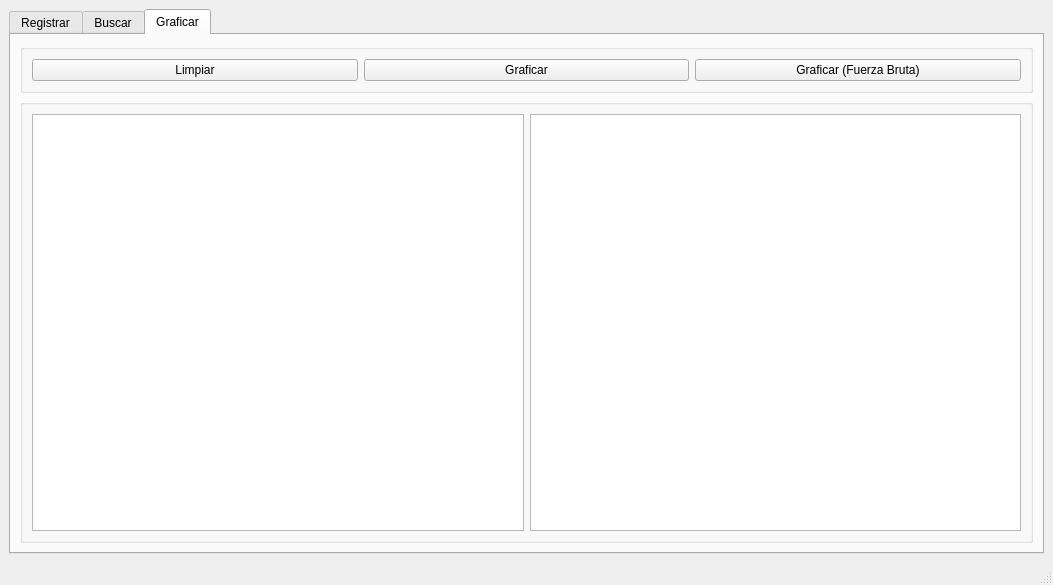
<?xml version="1.0" encoding="UTF-8"?>
<ui version="4.0">
 <class>MainWindow</class>
 <widget class="QMainWindow" name="MainWindow">
  <property name="geometry">
   <rect>
    <x>0</x>
    <y>0</y>
    <width>1053</width>
    <height>585</height>
   </rect>
  </property>
  <property name="windowTitle">
   <string>Neuronas</string>
  </property>
  <widget class="QWidget" name="centralwidget">
   <layout class="QFormLayout" name="formLayout_2">
    <item row="0" column="0" colspan="2">
     <widget class="QTabWidget" name="tabWidget">
      <property name="currentIndex">
       <number>2</number>
      </property>
      <widget class="QWidget" name="tab">
       <attribute name="title">
        <string>Registrar</string>
       </attribute>
       <layout class="QFormLayout" name="formLayout_3">
        <item row="0" column="1">
         <widget class="QGroupBox" name="groupBox_2">
          <property name="title">
           <string>Registros</string>
          </property>
          <layout class="QVBoxLayout" name="verticalLayout">
           <item>
            <widget class="QPlainTextEdit" name="plainTextEdit">
             <property name="readOnly">
              <bool>true</bool>
             </property>
            </widget>
           </item>
          </layout>
         </widget>
        </item>
        <item row="0" column="0">
         <widget class="QGroupBox" name="groupBox">
          <property name="title">
           <string>Registrar</string>
          </property>
          <layout class="QFormLayout" name="formLayout">
           <item row="0" column="0">
            <widget class="QLabel" name="label">
             <property name="text">
              <string>ID</string>
             </property>
            </widget>
           </item>
           <item row="0" column="1">
            <widget class="QSpinBox" name="id_spinBox"/>
           </item>
           <item row="1" column="0">
            <widget class="QLabel" name="label_2">
             <property name="text">
              <string>VOLTAJE</string>
             </property>
            </widget>
           </item>
           <item row="1" column="1">
            <widget class="QDoubleSpinBox" name="voltaje_doubleSpinBox"/>
           </item>
           <item row="2" column="0">
            <widget class="QLabel" name="label_3">
             <property name="text">
              <string>POS_X</string>
             </property>
            </widget>
           </item>
           <item row="2" column="1">
            <widget class="QSpinBox" name="Pos_x_spinBox_2">
             <property name="minimum">
              <number>-1000</number>
             </property>
             <property name="maximum">
              <number>1000</number>
             </property>
            </widget>
           </item>
           <item row="3" column="0">
            <widget class="QLabel" name="label_4">
             <property name="text">
              <string>POS_Y</string>
             </property>
            </widget>
           </item>
           <item row="3" column="1">
            <widget class="QSpinBox" name="Pos_y_spinBox_2">
             <property name="minimum">
              <number>-1000</number>
             </property>
             <property name="maximum">
              <number>1000</number>
             </property>
            </widget>
           </item>
           <item row="4" column="0">
            <widget class="QLabel" name="label_5">
             <property name="text">
              <string>RED</string>
             </property>
            </widget>
           </item>
           <item row="4" column="1">
            <widget class="QSpinBox" name="red_spinBox_4">
             <property name="maximum">
              <number>255</number>
             </property>
            </widget>
           </item>
           <item row="5" column="0">
            <widget class="QLabel" name="label_6">
             <property name="text">
              <string>GREEN</string>
             </property>
            </widget>
           </item>
           <item row="5" column="1">
            <widget class="QSpinBox" name="green_spinBox_5">
             <property name="maximum">
              <number>255</number>
             </property>
            </widget>
           </item>
           <item row="6" column="0">
            <widget class="QLabel" name="label_7">
             <property name="text">
              <string>BLUE</string>
             </property>
            </widget>
           </item>
           <item row="6" column="1">
            <widget class="QSpinBox" name="spinBox_6">
             <property name="maximum">
              <number>255</number>
             </property>
            </widget>
           </item>
           <item row="7" column="0" colspan="2">
            <widget class="QPushButton" name="pushButton">
             <property name="text">
              <string>INSERTAR AL INICIO</string>
             </property>
            </widget>
           </item>
           <item row="8" column="0" colspan="2">
            <widget class="QPushButton" name="pushButton_2">
             <property name="text">
              <string>INSERTAR AL FINAL</string>
             </property>
            </widget>
           </item>
           <item row="9" column="0" colspan="2">
            <widget class="QPushButton" name="pushButton_3">
             <property name="text">
              <string>MOSTRAR</string>
             </property>
            </widget>
           </item>
           <item row="10" column="0" colspan="2">
            <widget class="QPushButton" name="pushButton_4">
             <property name="text">
              <string>RESPALDO</string>
             </property>
            </widget>
           </item>
           <item row="11" column="0" colspan="2">
            <widget class="QPushButton" name="pushButton_5">
             <property name="text">
              <string>RECUPERAR</string>
             </property>
            </widget>
           </item>
           <item row="12" column="0" colspan="2">
            <widget class="QPushButton" name="pushButton_10">
             <property name="text">
              <string>ORDENAR</string>
             </property>
            </widget>
           </item>
          </layout>
         </widget>
        </item>
       </layout>
      </widget>
      <widget class="QWidget" name="tab_2">
       <attribute name="title">
        <string>Buscar</string>
       </attribute>
       <layout class="QVBoxLayout" name="verticalLayout_2">
        <item>
         <widget class="QGroupBox" name="groupBox_3">
          <property name="title">
           <string/>
          </property>
          <layout class="QHBoxLayout" name="horizontalLayout">
           <item>
            <widget class="QLineEdit" name="lineEdit">
             <property name="text">
              <string/>
             </property>
             <property name="placeholderText">
              <string>ID</string>
             </property>
            </widget>
           </item>
           <item>
            <widget class="QPushButton" name="pushButton_6">
             <property name="text">
              <string>Buscar</string>
             </property>
            </widget>
           </item>
           <item>
            <widget class="QPushButton" name="pushButton_7">
             <property name="text">
              <string>Mostrar</string>
             </property>
            </widget>
           </item>
          </layout>
         </widget>
        </item>
        <item>
         <widget class="QGroupBox" name="groupBox_4">
          <property name="title">
           <string/>
          </property>
          <layout class="QHBoxLayout" name="horizontalLayout_2">
           <item>
            <widget class="QTableWidget" name="tableWidget"/>
           </item>
          </layout>
         </widget>
        </item>
       </layout>
      </widget>
      <widget class="QWidget" name="tab_3">
       <attribute name="title">
        <string>Graficar</string>
       </attribute>
       <layout class="QVBoxLayout" name="verticalLayout_3">
        <item>
         <widget class="QGroupBox" name="groupBox_5">
          <property name="title">
           <string/>
          </property>
          <layout class="QHBoxLayout" name="horizontalLayout_3">
           <item>
            <widget class="QPushButton" name="pushButton_9">
             <property name="text">
              <string>Limpiar</string>
             </property>
            </widget>
           </item>
           <item>
            <widget class="QPushButton" name="pushButton_8">
             <property name="text">
              <string>Graficar</string>
             </property>
            </widget>
           </item>
           <item>
            <widget class="QPushButton" name="pushButton_11">
             <property name="text">
              <string>Graficar (Fuerza Bruta)</string>
             </property>
            </widget>
           </item>
          </layout>
         </widget>
        </item>
        <item>
         <widget class="QGroupBox" name="groupBox_6">
          <property name="title">
           <string/>
          </property>
          <layout class="QHBoxLayout" name="horizontalLayout_4">
           <item>
            <widget class="QGraphicsView" name="graphicsView"/>
           </item>
           <item>
            <widget class="QPlainTextEdit" name="plainTextEdit_2"/>
           </item>
          </layout>
         </widget>
        </item>
       </layout>
      </widget>
     </widget>
    </item>
   </layout>
  </widget>
  <widget class="QMenuBar" name="menubar">
   <property name="geometry">
    <rect>
     <x>0</x>
     <y>0</y>
     <width>1053</width>
     <height>25</height>
    </rect>
   </property>
  </widget>
  <widget class="QStatusBar" name="statusbar"/>
 </widget>
 <resources/>
 <connections/>
</ui>
